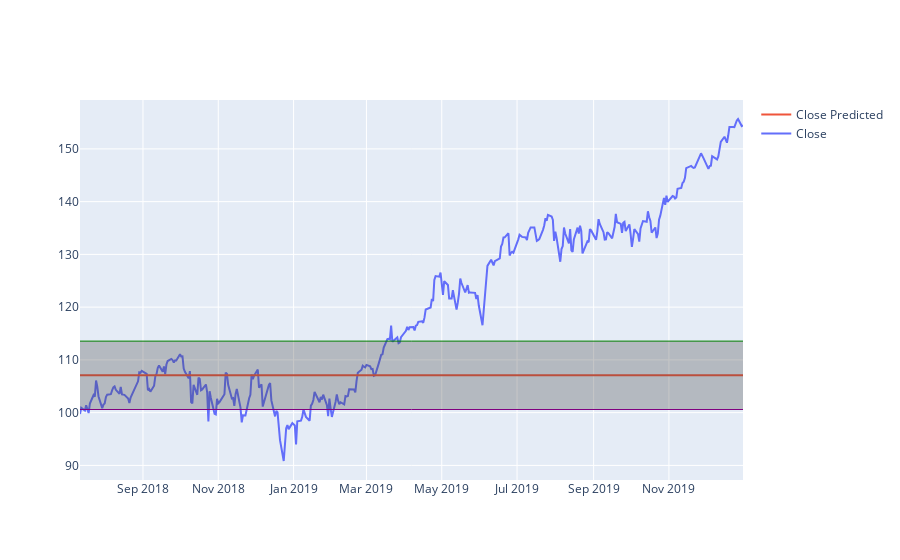

Here is the notebook cell this chart was saved with:
### Markdown cell above
** Ploting the Closing Price(Original and Predicted) with the Close Confidence Min as 'Lower Bound' and Close Confidence Max as 'Upper Bound' which gives the idea of the Model's 90% Confidence Level.

### Code cell
fig3=go.Figure(data=[
                        go.Scatter(
                                    name = 'Close',
                                    x= df_forecast['Date'],
                                    y= df_forecast['Original Close']),
                     
                        go.Scatter(
                                    name = 'Close Predicted',
                                    x= df_forecast['Date'],
                                    y= df_forecast['Close']),

                        go.Scatter(
                                    name='Upper Bound',
                                    x= df_forecast['Date'],
                                    y= df_forecast['Close Confidence Max'],
                                    mode='lines',
                                    marker=dict(color="green"),
                                    line=dict(width=1),
                                    showlegend=False),

                         go.Scatter(
                                    name='Lower Bound',
                                    x= df_forecast['Date'],
                                    y= df_forecast['Close Confidence Min'],
                                    marker=dict(color="purple"),
                                    line=dict(width=1),
                                    mode='lines',
                                    fillcolor='rgba(68, 68, 68, 0.3)',
                                    fill='tonexty',
                                    showlegend=False)

                    ])

fig3.show()

###Question 20:  Calculation of prediction interval for your prediction and explain the time series plots
# By changing the type of optimizer choosing Nadam as indicated by our tests, the predicted closes are more accurate and the confidence interval includes more of the actual closes.
# The predicted close values follow the upward and downward trend of the closes well. This means that the model is trained efficiently.
# The whole prediction model seems to fit quite well with the actual values, except during the period December 2021 - January 2022 when the peak was reached.
# Perhaps by changing some parameters the model could be even better.

### Figure 1 — Plotly figure (JSON) as saved in the notebook; plotly's stock layout.template omitted (floating-point values rounded to 4 significant figures; data arrays with more than 128 entries replaced by an {"elided": "..."} marker saying what was removed)
{"data": [{"name": "Close", "type": "scatter", "x": {"elided": "371 str values"}, "y": {"elided": "371 float values"}}, {"name": "Close Predicted", "type": "scatter", "x": {"elided": "371 str values"}, "y": {"elided": "371 float values"}}, {"line": {"width": 1}, "marker": {"color": "green"}, "mode": "lines", "name": "Upper Bound", "showlegend": false, "type": "scatter", "x": {"elided": "371 str values"}, "y": {"elided": "371 float values"}}, {"fill": "tonexty", "fillcolor": "rgba(68, 68, 68, 0.3)", "line": {"width": 1}, "marker": {"color": "purple"}, "mode": "lines", "name": "Lower Bound", "showlegend": false, "type": "scatter", "x": {"elided": "371 str values"}, "y": {"elided": "371 float values"}}], "layout": {}}
